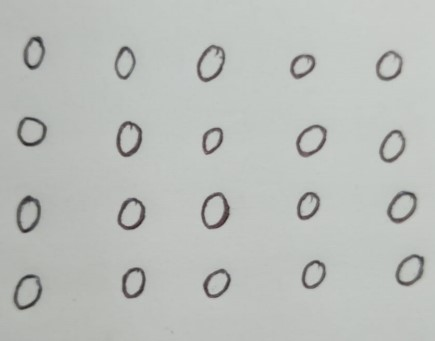
#> input picture Code/d0.jpg, 435 x 341 px
$ jupyter execute --allow-errors digit_recognition_cnn.ipynb
#> lines starting #> are read from the running program, lines starting #| are printed output that depends on the picture; after the words box and inside, x2 and y2 are one past the last pixel; in counts of white or black regions, pixels touching at a corner belong together
[cell 1]
import cv2
import numpy as np
import matplotlib.pyplot as plt
import tensorflow as tf
from tensorflow.keras import layers, models
from sklearn.model_selection import train_test_split

[cell 2]
import cv2
import numpy as np

def load_and_segment_images(image_files):
    digit_images = []
    all_areas = []

    # Primera pasada: calcular las áreas de todos los componentes
    for file in image_files:
        # Leer la imagen en escala de grises
        img = cv2.imread(file, cv2.IMREAD_GRAYSCALE)
#> img: shape (341, 435); min 36, max 206, mean 188.7
        _, thresh = cv2.threshold(img, 128, 255, cv2.THRESH_BINARY_INV + cv2.THRESH_OTSU)
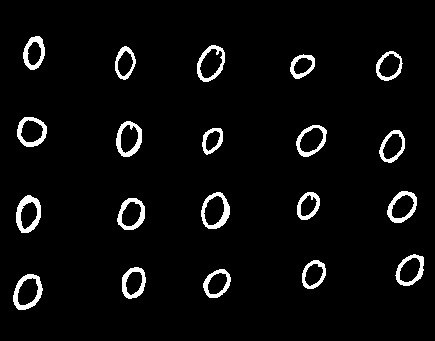
#> thresh: shape (341, 435); 4.4% white; 20 white regions

        # Encontrar contornos
        contours, _ = cv2.findContours(thresh, cv2.RETR_EXTERNAL, cv2.CHAIN_APPROX_SIMPLE)
#> contours = 20 contours; largest, box (x1, y1, x2, y2) and area: (201, 192, 230, 229) 776, (13, 274, 43, 310) 762, (197, 45, 225, 82) 727, (16, 195, 41, 233) 695, (116, 121, 142, 157) 688
        for contour in contours:
            area = cv2.contourArea(contour)
            all_areas.append(area)
#> this loop made 20 passes
#> area on passes 1 to 12: 761.5, 555.5, 572, 502, 639, 658.5, 695, 460, 776.5, 666, 577.5, 391
#> after the loop, all_areas = [761.5, 555.5, 572, 502, 639, 658.5, 695, 460, 776.5, 666, 577.5, 391, 675.5, 688, 673, 425, 564, 477.5, 727, 526.5]
#> pass 2 of the loop in load_and_segment_images, `for file in image_files:`:
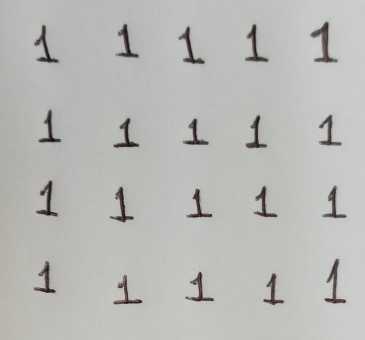
#> input picture Code/d1.jpg, 365 x 340 px
#> img: shape (340, 365)
#> in load_and_segment_images, `_, thresh = cv2.threshold(img, 128, 255, cv2.THRESH_BINARY_INV + cv2.T..`:
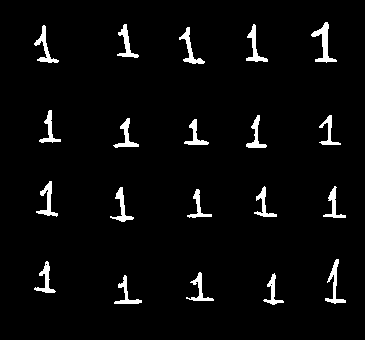
#> thresh: shape (340, 365); 3.7% white; 20 white regions
#> in load_and_segment_images, `contours, _ = cv2.findContours(thresh, cv2.RETR_EXTERNAL, cv2.CHAIN_AP..`: contours = 20 contours; largest, box (x1, y1, x2, y2) and area: (311, 22, 337, 63) 276, (179, 27, 205, 64) 199, (34, 25, 59, 63) 198, (246, 24, 268, 62) 192, (36, 181, 58, 217) 191
#> the loop in load_and_segment_images, `for contour in contours:` made 20 passes
#> area on passes 1 to 8: 156, 144.5, 153, 172, 188.5, 138.5, 181.5, 153
#> after the loop in load_and_segment_images, `for contour in contours:`: all_areas = 40 values, max 776.5 at index 8, min 138.5 at index 25, mean 387.5
#> pass 3 of the loop in load_and_segment_images, `for file in image_files:`:
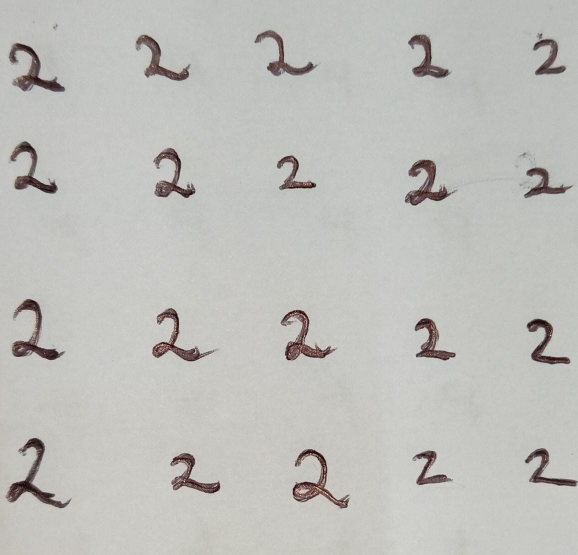
#> input picture Code/d2.jpg, 1155 x 1109 px (shown at 1/2 size)
#> img: shape (1109, 1155)
#> in load_and_segment_images, `_, thresh = cv2.threshold(img, 128, 255, cv2.THRESH_BINARY_INV + cv2.T..`:
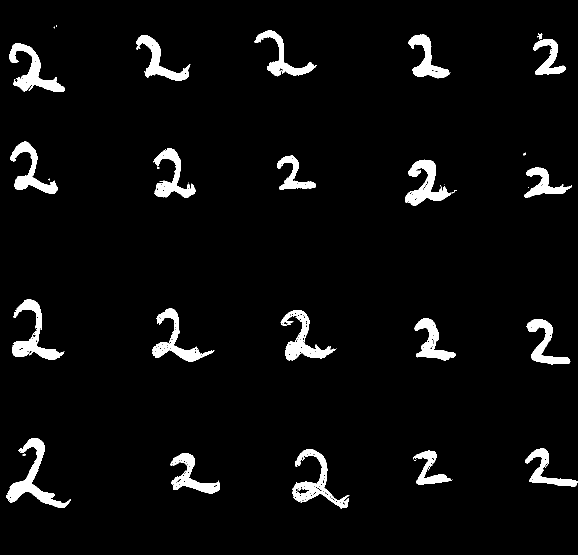
#> thresh: shape (1109, 1155) (shown at 1/2 size); 4.5% white; 45 white regions (21 under 20 px)
#> in load_and_segment_images, `contours, _ = cv2.findContours(thresh, cv2.RETR_EXTERNAL, cv2.CHAIN_AP..`: contours = 44 contours, 23 with area under 20; largest, box (x1, y1, x2, y2) and area: (12, 876, 142, 1016) 4014, (585, 898, 699, 1017) 3763, (24, 598, 129, 720) 3449, (810, 319, 903, 411) 3415, (18, 86, 130, 184) 3412
#> the loop in load_and_segment_images, `for contour in contours:` made 44 passes
#> area on passes 6, 7, 8, 9, 10, 13, 14, 16: 2708.5, 1682, 3763, 2132.5, 4014.5, 2536.5, 2546, 3380
#> after the loop in load_and_segment_images, `for contour in contours:`: all_areas = 84 values, max 4014.5 at index 49, min 0 at index 41, mean 842.4
#> the loop made 10 passes; the first 3 are shown

    # Calcular el área promedio y definir los umbrales
    area_promedio = np.mean(all_areas)
    umbral_min = area_promedio * 0.2  # Ajusta el factor según tus necesidades
    umbral_max = area_promedio * 10

    # Segunda pasada: segmentar y filtrar por área
    for file in image_files:
        img = cv2.imread(file, cv2.IMREAD_GRAYSCALE)
        _, thresh = cv2.threshold(img, 128, 255, cv2.THRESH_BINARY_INV + cv2.THRESH_OTSU)
        contours, _ = cv2.findContours(thresh, cv2.RETR_EXTERNAL, cv2.CHAIN_APPROX_SIMPLE)
#> contours = 20 contours; largest, box (x1, y1, x2, y2) and area: (201, 192, 230, 229) 776, (13, 274, 43, 310) 762, (197, 45, 225, 82) 727, (16, 195, 41, 233) 695, (116, 121, 142, 157) 688
        for contour in contours:
            area = cv2.contourArea(contour)
            if umbral_min <= area <= umbral_max:
                x, y, w, h = cv2.boundingRect(contour)
                digit = img[y:y+h, x:x+w]
                digit = cv2.resize(digit, (28, 28))  # Redimensionar a 28x28 píxeles
                digit_images.append(digit)
#> this loop made 20 passes
#> (area, x, y, w, h) on passes 1 to 12: (761.5, 13, 274, 30, 36), (555.5, 203, 269, 28, 29), (572, 122, 267, 24, 32), (502, 302, 260, 24, 29), (639, 395, 254, 29, 32), (658.5, 117, 198, 28, 32), (695, 16, 195, 25, 38), (460, 297, 192, 23, 28), (776.5, 201, 192, 29, 37), (666, 387, 191, 30, 32), (577.5, 379, 130, 26, 33), (391, 202, 128, 21, 27)
#> pass 1, in load_and_segment_images, `digit = img[y:y+h, x:x+w]`:
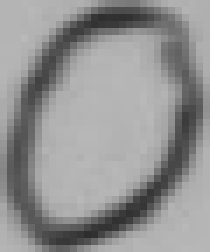
#> digit: shape (36, 30) (shown 7 times larger); min 45, max 185, mean 146.7
#> pass 1, in load_and_segment_images, `digit = cv2.resize(digit, (28, 28))`:
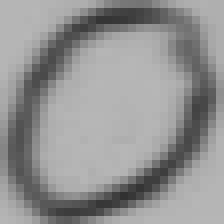
#> digit: shape (28, 28) (shown 8 times larger); min 49, max 183, mean 146.8
#> pass 2, in load_and_segment_images, `digit = img[y:y+h, x:x+w]`:
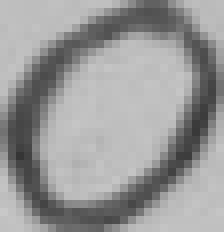
#> digit: shape (29, 28) (shown 8 times larger); min 53, max 200, mean 153.4
#> pass 2, in load_and_segment_images, `digit = cv2.resize(digit, (28, 28))`:
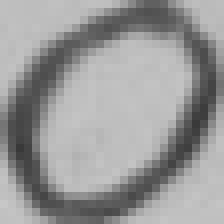
#> digit: shape (28, 28) (shown 8 times larger); min 57, max 199, mean 153.3
#> pass 2 of the loop in load_and_segment_images, `for file in image_files:`:
#> in load_and_segment_images, `contours, _ = cv2.findContours(thresh, cv2.RETR_EXTERNAL, cv2.CHAIN_AP..`: contours = 20 contours; largest, box (x1, y1, x2, y2) and area: (311, 22, 337, 63) 276, (179, 27, 205, 64) 199, (34, 25, 59, 63) 198, (246, 24, 268, 62) 192, (36, 181, 58, 217) 191
#> the loop in load_and_segment_images, `for contour in contours:` made 20 passes
#> (area, x, y, w, h) on passes 1 to 8: (156, 114, 275, 28, 29), (144.5, 263, 273, 21, 32), (153, 186, 272, 28, 29), (172, 34, 261, 22, 32), (188.5, 325, 259, 21, 45), (138.5, 187, 189, 25, 29), (181.5, 110, 187, 24, 35), (153, 323, 186, 23, 32)
#> pass 2, in load_and_segment_images, `digit = cv2.resize(digit, (28, 28))`:
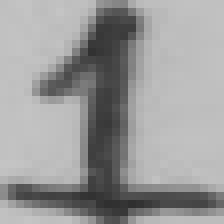
#> digit: shape (28, 28) (shown 8 times larger); min 47, max 196, mean 154.7
#> pass 3 of the loop in load_and_segment_images, `for file in image_files:`:
#> in load_and_segment_images, `contours, _ = cv2.findContours(thresh, cv2.RETR_EXTERNAL, cv2.CHAIN_AP..`: contours = 44 contours, 23 with area under 20; largest, box (x1, y1, x2, y2) and area: (12, 876, 142, 1016) 4014, (585, 898, 699, 1017) 3763, (24, 598, 129, 720) 3449, (810, 319, 903, 411) 3415, (18, 86, 130, 184) 3412
#> the loop in load_and_segment_images, `for contour in contours:` made 44 passes
#> (area, x, y, w, h) on passes 6, 7, 8, 9, 10, 13, 14, 16: (2708.5, 341, 906, 99, 81), (1682, 826, 901, 79, 69), (3763, 585, 898, 114, 119), (2132.5, 1050, 896, 105, 77), (4014.5, 12, 876, 130, 140), (2536.5, 1053, 638, 88, 91), (2546, 829, 636, 82, 85), (3380, 561, 620, 112, 101)
#> the loop made 10 passes; the first 3 are shown

    digit_images = np.array(digit_images)
    digit_images = digit_images / 255.0  # Normalizar los valores de píxel a [0, 1]
    return digit_images

# Suponiendo que tienes una lista de archivos de imagen
image_files = ["d0.jpg","d1.jpg","d2.jpg","d3.jpg","d4.jpg","d5.jpg","d6.jpg","d7.jpg","d8.jpg","d9.jpg"]
digit_images = load_and_segment_images(image_files)

[cell 3]
print(len(digit_images))

[cell 4]
plt.imshow(digit_images[38], cmap='gray')
plt.title("Dígito Segmentado")
plt.axis('off')  # Ocultar los ejes
plt.show()
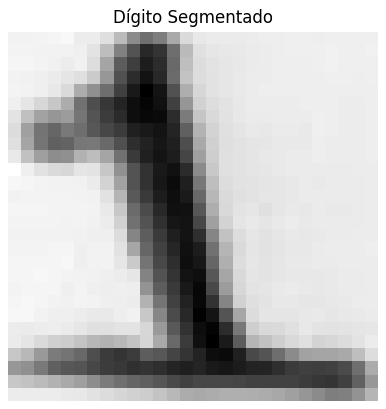
#> figure drawn by matplotlib, 1 panel

[cell 5]
# Crear etiquetas: asumir que hay 20 ejemplos por dígito (0-9)
labels = np.repeat(np.arange(10), 20)

# Dividir en conjuntos de entrenamiento y prueba
#> (the rest of this cell did not finish here and is left out)

#> (a cell that did not finish here is left out)

#> (a cell that did not finish here is left out)

#> (a cell that did not finish here is left out)

[cell 9]
id_images = load_and_segment_images(["id.jpg"])
